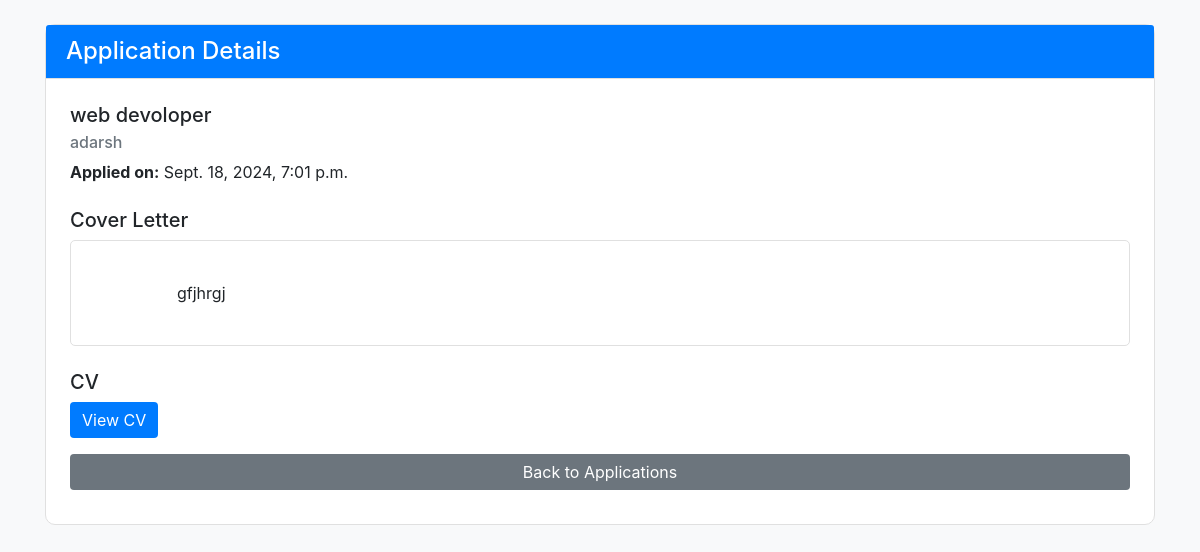
Page /view_applications/2/ on the committed database.
### jobapp/models.py (models this page shows, shortened)
class JobApplication(models.Model):
    job = models.ForeignKey(Job, on_delete=models.CASCADE, related_name='applications')
    employee = models.ForeignKey(User, on_delete=models.CASCADE,limit_choices_to={"is_employee":True})
    cover_letter = models.TextField()
    cv = models.FileField(upload_to='cvs/', null=True, blank=True)
    submitted_at = models.DateTimeField(auto_now_add=True)

class Job(models.Model):
    title = models.CharField(max_length=100)
    description = models.TextField()
    workplace_type = models.CharField(max_length=50, choices=[('Remote', 'Remote'), ('Office', 'Office')])
    salary = models.CharField(max_length=50)
    company_name = models.CharField(max_length=100, null=True, blank=True)
    posted_date = models.DateField()
    job_type = models.CharField(max_length=50, choices=[
        ('Full-time', 'Full-time'),
        ('Part-time', 'Part-time'),
        ('Contract', 'Contract'),
        ('Internship', 'Internship'),
    ])
    location = models.CharField(max_length=100, choices=[
        ('Mumbai', 'Mumbai'),
        ('Bengaluru', 'Bengaluru'),
        ('Delhi', 'Delhi'),
        ('Kerala', 'Kerala')
    ])
    job_category = models.CharField(max_length=100, choices=[
        ('Automotive-Jobs', 'Automotive-Jobs'),
        ('HealthCare', 'HealthCare'),
        ('Customer-Service', 'Customer-Service'),
        ('Project-Management', 'Project-Management'),
        ('Development', 'Development'),
        ('Design', 'Design'),
        ('Marketing', 'Marketing'),
        ('Accounting-Finance', 'Accounting-Finance'),
    ],  null=True,
        blank=True, )

### authapp/models.py (models this page shows, shortened)
class User(AbstractUser):
    name = models.CharField(max_length=100)
    email = models.EmailField()
    phone_number = models.CharField(max_length=10)
    is_company = models.BooleanField(default=False)
    is_employee = models.BooleanField(default=False)

### jobapp/views.py (the view)
# urls.py: path('view_applications/<int:application_id>/', view_application_detail, name='view_application_detail'),
def view_application_detail(request, application_id):
    application = get_object_or_404(JobApplication, id=application_id)
    return render(request, 'application_detail.html', {'application': application})

### templates/application_detail.html (shortened to what this page needs)
{% load static %}
<!DOCTYPE html>
<html lang="en">
<head>
    <link href="https://stackpath.bootstrapcdn.com/bootstrap/4.5.2/css/bootstrap.min.css" rel="stylesheet">
</head>
<body>
    <div class="container mt-4">
        <div class="card">
            <div class="card-header">
                <h4 class="mb-0">Application Details</h4>
            </div>
            <div class="card-body">
                <h5 class="card-title">{{ application.job.title }}</h5>
                <h6 class="card-subtitle mb-2 text-muted">{{ application.employee.username }}</h6>
                <p class="card-text"><strong>Applied on:</strong> {{ application.submitted_at }}</p>
                <h5 class="mt-4">Cover Letter</h5>
                <div class="cover-letter">
                    {{ application.cover_letter|linebreaksbr }}
                </div>
                <h5 class="mt-4">CV</h5>
                <a href="{{ application.cv.url }}" class="btn btn-primary" target="_blank">View CV</a>
                <div class="btn-group mt-3">
                    <a href="{% url 'view_applications' %}" class="btn btn-secondary">Back to Applications</a>
                </div>
            </div>
        </div>
    </div>
</body>
</html>

### templates/application_detail.html (style rules this page uses)
body { background-color: #f8f9fa; }
.card { border-radius: 10px; border: 1px solid #e0e0e0; }
.card-header { background-color: #007bff; color: #ffffff; border-bottom: 1px solid #e0e0e0; border-top-left-radius: 10px; border-top-right-radius: 10px; }
.card-body { padding: 1.5rem; }
.btn-primary, .btn-secondary, .btn-info { border: none; }
.btn-primary { background-color: #007bff; }
.btn-secondary { background-color: #6c757d; }
.container { margin-top: 20px; }
.cover-letter { white-space: pre-wrap; background-color: #ffffff; border: 1px solid #e0e0e0; padding: 1rem; border-radius: 5px; }
.btn-group { display: flex; flex-direction: column; }
.btn-group .btn { margin-bottom: 10px; }

### rows in the picture
JobApplication: job "web devoloper", employee.username "adarsh", submitted_at "Sept. 18, 2024, 7:01 p.m.", cover_letter "gfjhrgj"
